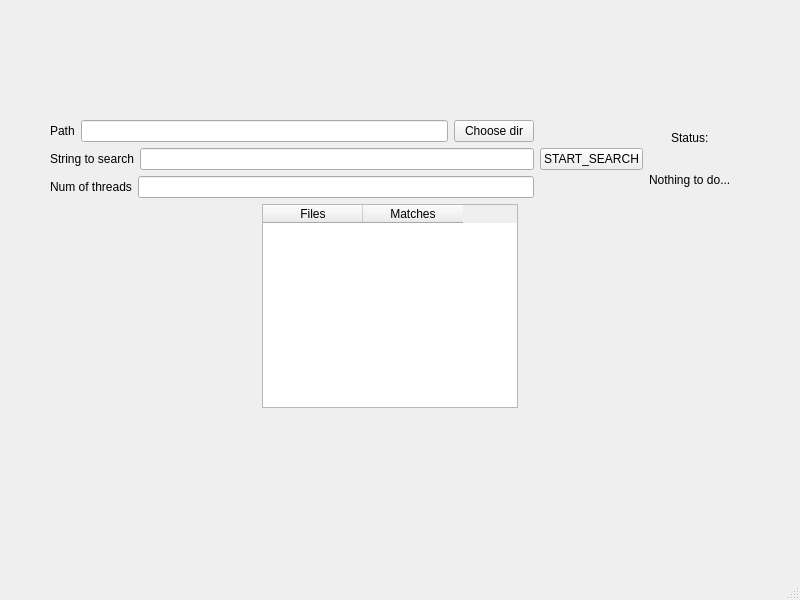
<?xml version="1.0" encoding="UTF-8"?>
<ui version="4.0">
 <class>MainWindow</class>
 <widget class="QMainWindow" name="MainWindow">
  <property name="geometry">
   <rect>
    <x>0</x>
    <y>0</y>
    <width>800</width>
    <height>600</height>
   </rect>
  </property>
  <property name="windowTitle">
   <string>MainWindow</string>
  </property>
  <widget class="QWidget" name="centralwidget">
   <widget class="QWidget" name="layoutWidget">
    <property name="geometry">
     <rect>
      <x>50</x>
      <y>120</y>
      <width>681</width>
      <height>288</height>
     </rect>
    </property>
    <layout class="QVBoxLayout" name="verticalLayout_3">
     <item>
      <layout class="QHBoxLayout" name="horizontalLayout_4">
       <item>
        <layout class="QVBoxLayout" name="verticalLayout">
         <item>
          <layout class="QHBoxLayout" name="horizontalLayout">
           <item>
            <widget class="QLabel" name="label">
             <property name="text">
              <string>Path</string>
             </property>
            </widget>
           </item>
           <item>
            <widget class="QLineEdit" name="lineEdit_path"/>
           </item>
           <item>
            <widget class="QPushButton" name="chooseButton">
             <property name="text">
              <string>Choose dir</string>
             </property>
            </widget>
           </item>
          </layout>
         </item>
         <item>
          <layout class="QHBoxLayout" name="horizontalLayout_2">
           <item>
            <widget class="QLabel" name="label_2">
             <property name="text">
              <string>String to search</string>
             </property>
            </widget>
           </item>
           <item>
            <widget class="QLineEdit" name="lineEdit_searchString"/>
           </item>
          </layout>
         </item>
         <item>
          <layout class="QHBoxLayout" name="horizontalLayout_3">
           <item>
            <widget class="QLabel" name="label_3">
             <property name="text">
              <string>Num of threads</string>
             </property>
            </widget>
           </item>
           <item>
            <widget class="QLineEdit" name="lineEdit_threads"/>
           </item>
          </layout>
         </item>
        </layout>
       </item>
       <item>
        <widget class="QPushButton" name="searchButton">
         <property name="text">
          <string>START_SEARCH</string>
         </property>
        </widget>
       </item>
       <item>
        <layout class="QVBoxLayout" name="verticalLayout_2">
         <item alignment="Qt::AlignHCenter">
          <widget class="QLabel" name="label_4">
           <property name="text">
            <string>Status:</string>
           </property>
          </widget>
         </item>
         <item alignment="Qt::AlignHCenter">
          <widget class="QLabel" name="label_status">
           <property name="text">
            <string>Nothing to do...</string>
           </property>
          </widget>
         </item>
        </layout>
       </item>
      </layout>
     </item>
     <item alignment="Qt::AlignHCenter">
      <widget class="QTableWidget" name="tableWidget">
       <column>
        <property name="text">
         <string>Files</string>
        </property>
       </column>
       <column>
        <property name="text">
         <string>Matches</string>
        </property>
       </column>
      </widget>
     </item>
    </layout>
   </widget>
  </widget>
  <widget class="QMenuBar" name="menubar">
   <property name="geometry">
    <rect>
     <x>0</x>
     <y>0</y>
     <width>800</width>
     <height>22</height>
    </rect>
   </property>
  </widget>
  <widget class="QStatusBar" name="statusbar"/>
 </widget>
 <resources/>
 <connections/>
</ui>
